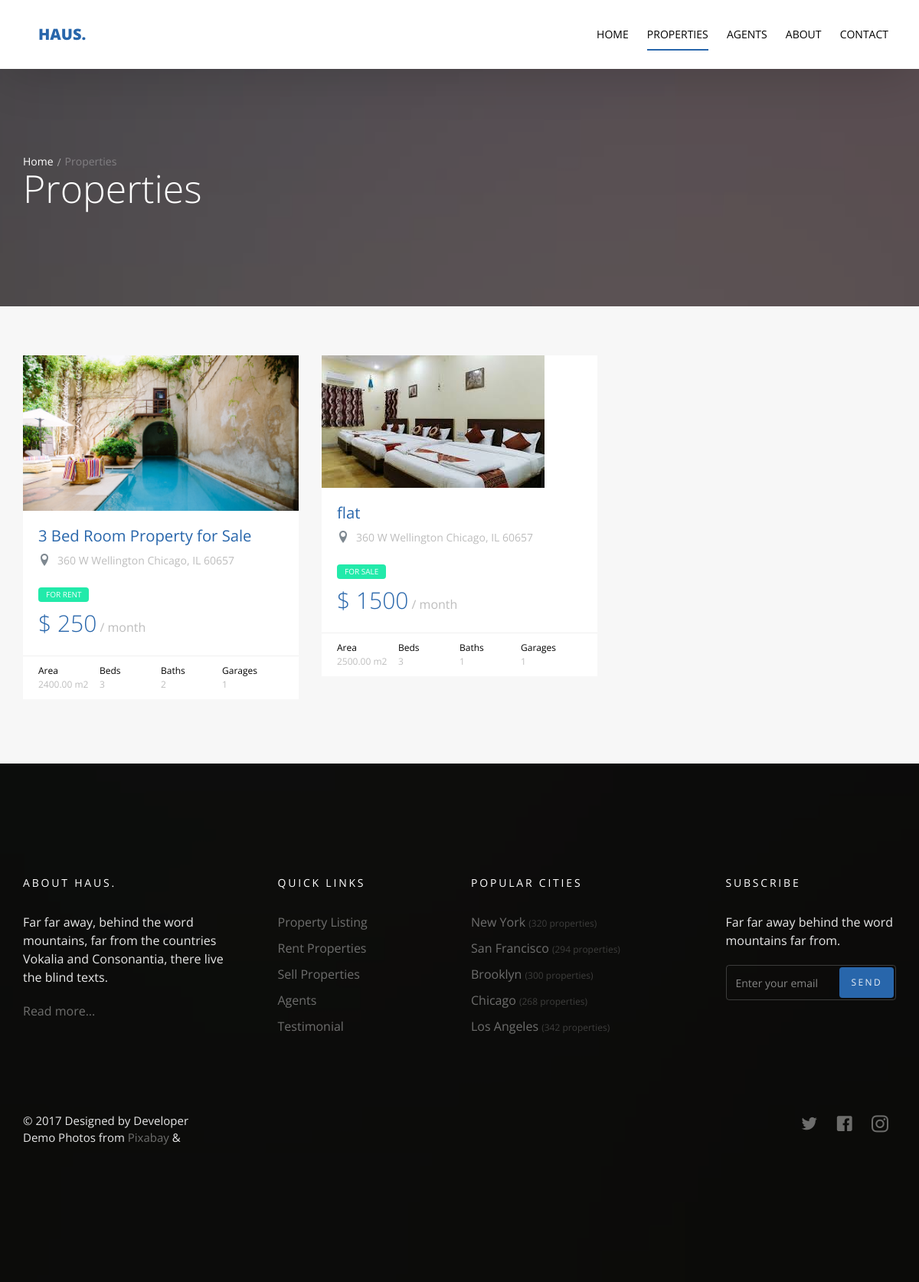
Screenshot of /property/ with the database file from the repository.
### property/models.py (models this page shows)
class Property(models.Model):
    name = models.CharField(max_length=50)
    property_type = models.CharField(choices=property_type, max_length=10)
    price = models.PositiveIntegerField()
    category = models.ForeignKey('Category', null=True, on_delete=models.SET_NULL)
    area = models.DecimalField(decimal_places=2, max_digits=8)
    beds_number = models.PositiveIntegerField()
    baths_number = models.PositiveIntegerField()
    garages_number = models.PositiveIntegerField()
    image = models.ImageField(upload_to='property/' , null=True)
    location = models.CharField(max_length=50 , null=True)
    def __str__(self):
        return self.name
    class Meta:
        verbose_name = 'Property'
        verbose_name_plural = 'Properties'

### property/views.py (the view, shortened to what this page needs)
# urls.py: path('' , views.property_list , name='property_list'),
def property_list(request):
    property_list = Property.objects.all()
    template = 'property/list.html'
    address_query = request.GET.get('q')
    property_type = request.GET.get('property_type' , None)
    print(property_list)
    context = {
        'property_list': property_list
   }
    return render(request , template , context)

### property/templates/property/list.html (shortened to what this page needs)
{% extends 'base.html' %}
{% block body %}
  <section class="probootstrap-slider flexslider2 page-inner">
    <div class="overlay"></div>
    <div class="probootstrap-wrap-banner">
      <div class="container">
        <div class="row">
          <div class="col-md-8">
            <div class="page-title probootstrap-animate">
              <div class="probootstrap-breadcrumbs">
                <a href="#">Home</a><span>Properties</span>
              </div>
              <h1>Properties</h1>
            </div>
          </div>
        </div>
      </div>
    </div>
    <ul class="slides">
      <li style="background-image: url(img/slider_1.jpg);"></li>
    </ul>
  </section>
  <section class="probootstrap-section probootstrap-section-lighter">
    <div class="container">
      <div class="row">
      {% if property_list %}
      {% for property in property_list %}
        <div class="col-md-4 col-sm-6">
          <div class="probootstrap-card probootstrap-listing">
            <div class="probootstrap-card-media">
              <a href="{% url 'property:property_detail' property.id %}"><img src="{{property.image.url}}" class="img-responsive" title="{{property}}"></a>
            </div>
            <div class="probootstrap-card-text">
              <h2 class="probootstrap-card-heading"><a href="{% url 'property:property_detail' property.id %}">{{property}}</a></h2>
              <div class="probootstrap-listing-location">
                <i class="icon-location2"></i> <span>360 W Wellington Chicago, IL 60657</span>
              </div>
              <div class="probootstrap-listing-category for-sale"><span>For {{property.property_type}}</span></div>
              <div class="probootstrap-listing-price"><strong>$ {{property.price}}</strong> / month</div>
            </div>
            <div class="probootstrap-card-extra">
              <ul>
                <li>
                  Area
                  <span>{{property.area}} m2</span>
                </li>
                <li>
                  Beds
                  <span>{{property.beds_number}}</span>
                </li>
                <li>
                  Baths
                  <span>{{property.baths_number}}</span>
                </li>
                <li>
                  Garages
                  <span>{{property.garages_number}}</span>
                </li>
              </ul>
            </div>
          </div>
        </div>
      {% endfor %}
      {% else %}
        <div class="col-md-4 col-sm-6">
          <h3>No property In this category</h3>
        </div>
      {% endif %}
      </div>
    </div>
  </section>
{% endblock body %}

### templates/base.html (shortened to what this page needs)
{% load static %}
<!DOCTYPE html>
<html lang="en">
  <head>
    <link rel="stylesheet" href="{% static 'css/styles-merged.css' %}">
    <link rel="stylesheet" href="{% static 'css/style.min.css' %}">
    <link rel="stylesheet" href="{% static 'css/custom.css' %}">
  </head>
  <body>
  <header role="banner" class="probootstrap-header">
    <div class="container">
        <a href="/" class="probootstrap-logo">Haus<span>.</span></a>
        <nav role="navigation" class="probootstrap-nav hidden-xs">
          <ul class="probootstrap-main-nav">
            <li {% if category_list_home %}class="active"{% endif %}><a href="/">Home</a></li>
            <li {% if property_list %}class="active"{% endif %}><a href="{% url 'property:property_list' %}">Properties</a></li>
            <li {% if agent_list %}class="active"{% endif %}><a href="{% url 'agents:agents_list' %}">Agents</a></li>
            <li {% if about %}class="active"{% endif %}><a href="{% url 'about:aboutus' %}">About</a></li>
            <li {% if contactdetails %}class="active"{% endif %}><a href="{% url 'contact:send_mail' %}">Contact</a></li>
          </ul>
        </nav>
    </div>
  </header>
{% block body %}
{% endblock body %}
  <footer class="probootstrap-footer probootstrap-bg" style="background-image: url(img/slider_3.jpg)">
    <div class="container">
      <div class="row mb60">
        <div class="col-md-3">
          <div class="probootstrap-footer-widget">
            <h4 class="heading">About Haus.</h4>
            <p>Far far away, behind the word mountains, far from the countries Vokalia and Consonantia, there live the blind texts. </p>
            <p><a href="#">Read more...</a></p>
          </div>
        </div>
        <div class="col-md-3">
          <div class="probootstrap-footer-widget probootstrap-link-wrap">
            <h4 class="heading">Quick Links</h4>
            <ul class="stack-link">
              <li><a href="#">Property Listing</a></li>
              <li><a href="#">Rent Properties</a></li>
              <li><a href="#">Sell Properties</a></li>
              <li><a href="#">Agents</a></li>
              <li><a href="#">Testimonial</a></li>
            </ul>
          </div>
        </div>
        <div class="col-md-3">
          <div class="probootstrap-footer-widget">
            <h4 class="heading">Popular Cities</h4>
            <ul class="stack-link">
              <li><a href="#">New York <small>(320 properties)</small></a></li>
              <li><a href="#">San Francisco <small>(294 properties)</small></a></li>
              <li><a href="#">Brooklyn <small>(300 properties)</small></a></li>
              <li><a href="#">Chicago <small>(268 properties)</small></a></li>
              <li><a href="#">Los Angeles <small>(342 properties)</small></a></li>
            </ul>
          </div>
        </div>
        <div class="col-md-3">
          <div class="probootstrap-footer-widget probootstrap-link-wrap">
            <h4 class="heading">Subscribe</h4>
            <p>Far far away behind the word mountains far from.</p>
            <form action="#">
              <div class="form-field">
                <input type="text" class="form-control" placeholder="Enter your email">
                <button class="btn btn-subscribe">Send</button>
              </div>
            </form>
          </div>
        </div>
      </div>
      <div class="row copyright">
        <div class="col-md-6">
          <div class="probootstrap-footer-widget">
            <p>&copy; 2017 Designed by Developer <br> Demo Photos from <a href="https://pixabay.com/">Pixabay</a> &amp;
          </div>
        </div>
        <div class="col-md-6">
          <div class="probootstrap-footer-widget right">
            <ul class="probootstrap-footer-social">
              <li><a href="https:\\www.twitter.com"><i class="icon-twitter"></i></a></li>
              <li><a href="https:\\www.facebook.com"><i class="icon-facebook"></i></a></li>
              <li><a href="https:\\www.instagram.com"><i class="icon-instagram2"></i></a></li>
            </ul>
          </div>
        </div>
      </div>
    </div>
  </footer>
  </body>
</html>

### rows the page displays
Property: image (picture), name "3 Bed Room Property for Sale", property_type "RENT", price "250", area "2400.00", beds_number "3", baths_number "2", garages_number "1"
Property: image (picture), name "flat", property_type "SALE", price "1500", area "2500.00", beds_number "3", baths_number "1", garages_number "1"
